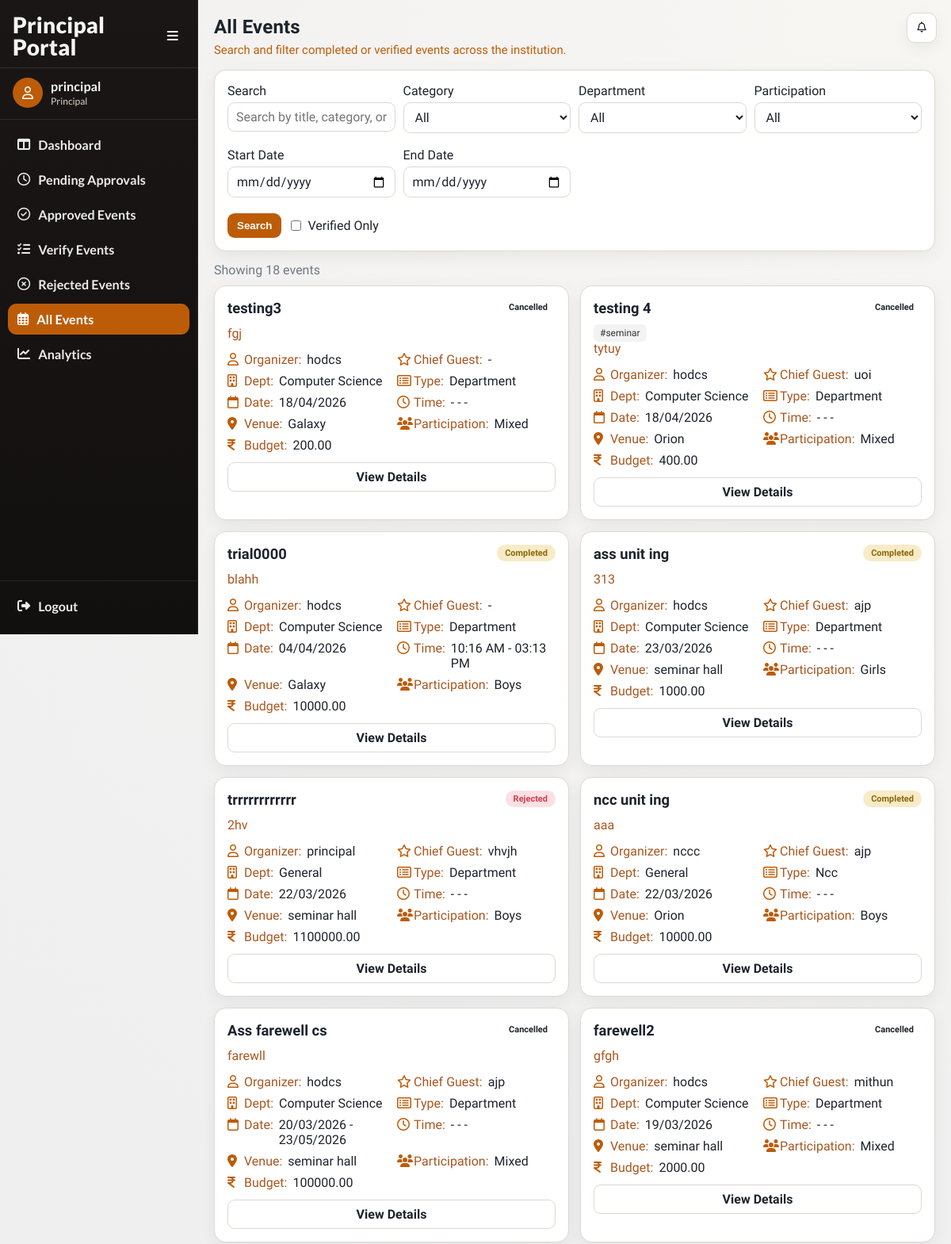
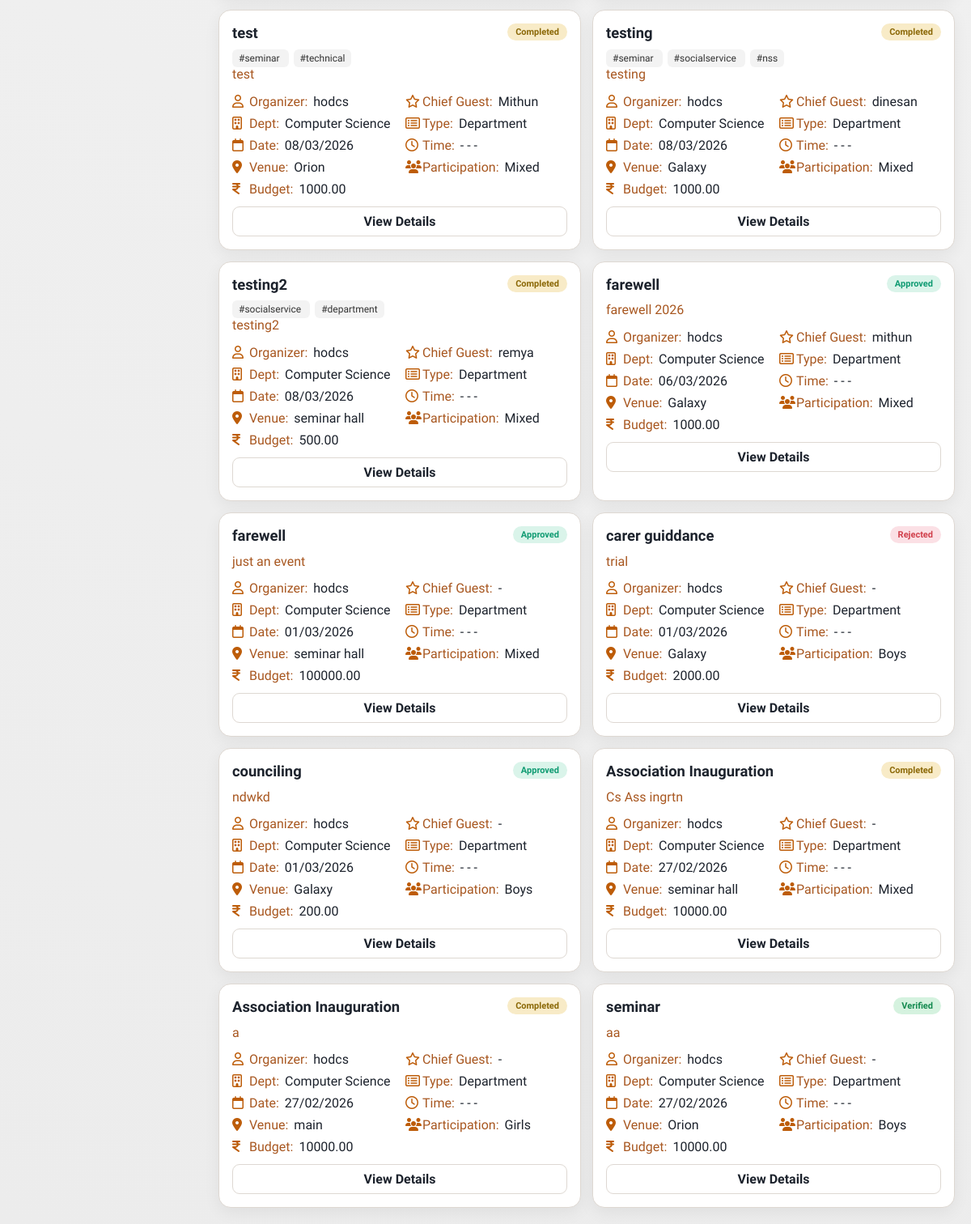
Page /events/principal/all/ (signed in) on the committed database (2 pictures, top to bottom).
### accounts/models.py (models this page shows, shortened)
class User(AbstractUser):
    ROLE_CHOICES = (
        ('faculty', 'Faculty'),
        ('principal', 'Principal'),
        ('admin', 'Admin'),
    )
    SUB_ROLE_CHOICES = (
        ('hod', 'HOD'),
        ('nss', 'NSS In-Charge'),
        ('ncc', 'NCC In-Charge'),
        ('union', 'Union In-Charge'),
        ('other', 'Other In-Charge'),
    )
    role = models.CharField(max_length=20, choices=ROLE_CHOICES)
    sub_role = models.CharField(
        max_length=20,
        choices=SUB_ROLE_CHOICES,
        blank=True,
        null=True
    )
    department = models.ForeignKey(
    'events.Department',
    on_delete=models.SET_NULL,
    null=True,
    blank=True
    )

### events/models.py (models this page shows, shortened)
class Event(models.Model):
    CATEGORY_CHOICES = (
        ('department', 'Department'),
        ('nss', 'NSS'),
        ('ncc', 'NCC'),
        ('union', 'Union'),
        ('other', 'Other'),
    )
    PARTICIPATION_CHOICES = (
        ('boys', 'Boys'),
        ('girls', 'Girls'),
        ('mixed', 'Mixed'),
    )
    STATUS_CHOICES = (
        ('pending', 'Pending Approval'),
        ('approved', 'Approved'),
        ('rejected', 'Rejected'),
        ('completed', 'Completed'),
        ('verified', 'Verified'),
        ('cancelled', 'Cancelled'),
    )
    title = models.CharField(max_length=200)
    category = models.CharField(max_length=20, choices=CATEGORY_CHOICES)
    created_by = models.ForeignKey(
        settings.AUTH_USER_MODEL,
        on_delete=models.CASCADE
    )
    department = models.ForeignKey(
    Department,
    on_delete=models.SET_NULL,
    null=True,
    blank=True
    )
    participation_type = models.CharField(
        max_length=20,
        choices=PARTICIPATION_CHOICES
    )
    chief_guest = models.CharField(max_length=200, blank=True, null=True)
    budget = models.DecimalField(max_digits=10, decimal_places=2)
    venue = models.ForeignKey(
    Venue,
    on_delete=models.PROTECT
    )
    start_date = models.DateField()
    end_date = models.DateField()
    start_time = models.TimeField(null=True, blank=True)
    end_time = models.TimeField(null=True, blank=True)
    description = models.TextField()
    tags = models.ManyToManyField(Tag, blank=True)
    status = models.CharField(
        max_length=20,
        choices=STATUS_CHOICES,
        default='pending'
    )
    principal_remark = models.TextField(blank=True, null=True)
    created_at = models.DateTimeField(auto_now_add=True)
    report_text = models.TextField(blank=True, null=True)
    attendance_file = models.FileField(
        upload_to='attendance/',
        blank=True,
        null=True
    )
    completed_at = models.DateTimeField(blank=True, null=True)

class Department(models.Model):
    name = models.CharField(max_length=100, unique=True)
    def __str__(self):
        return self.name

class Venue(models.Model):
    name = models.CharField(max_length=100, unique=True)
    def __str__(self):
        return self.name

class Tag(models.Model):
    name = models.CharField(max_length=50, unique=True)

### events/views.py (the view)
@login_required(login_url='/login/')
def view_all_events(request):
    if request.user.role != 'principal':
        return redirect('login')
    events = Event.objects.all(
    ).select_related('created_by', 'department', 'venue').order_by('-start_date')
    search = request.GET.get('search', '').strip()
    events = _apply_event_search(events, search)
    department = request.GET.get('department')
    if department:
        events = events.filter(department_id=department)
    category = request.GET.get('category')
    if category:
        events = events.filter(category=category)
    participation = request.GET.get('participation')
    if participation:
        events = events.filter(participation_type=participation)
    start_date = request.GET.get('start_date')
    end_date = request.GET.get('end_date')
    if start_date and end_date:
        events = events.filter(
            start_date__lte=end_date,
            end_date__gte=start_date
        )
    elif start_date:
        events = events.filter(end_date__gte=start_date)
    elif end_date:
        events = events.filter(start_date__lte=end_date)
    show_verified = request.GET.get('verified')
    if show_verified == "1":
        events = events.filter(status='verified')
        show_verified = True
    else:
        show_verified = False
    departments = Department.objects.all()
    context = {
        'events': events,
        'departments': departments,
        'show_verified': show_verified,
        'active_nav': 'principal-all',
    }
    if _is_ajax_request(request):
        return render(request, 'events/partials/view_all_events_list.html', context)
    return render(request, 'events/view_all_events.html', context)

### events/views.py (called while the page is built, shortened)
def _is_ajax_request(request):
    return (
        request.headers.get("x-requested-with") == "XMLHttpRequest"
        or request.GET.get("ajax") == "1"
    )

def _apply_event_search(queryset, query):
    if not query:
        return queryset

### events/templates/events/view_all_events.html (shortened to what this page needs)
{% extends "base.html" %}
{% load event_extras %}
{% block page_title %}All Events{% endblock %}
{% block page_subtitle %}Search and filter completed or verified events across the institution.{% endblock %}
{% block content %}
<section class="panel" style="margin-bottom:14px;">
    <form method="get" data-ajax-list="#allEventsList" data-ajax-delay="300">
        <div class="filters">
            <div>
                <label for="search">Search</label>
                <input type="text" id="search" name="search" value="{{ request.GET.search }}" placeholder="Search by title, category, or department">
            </div>
            <div>
                <label for="category">Category</label>
                <select id="category" name="category">
                    <option value="">All</option>
                </select>
            </div>
            <div>
                <label for="department">Department</label>
                <select id="department" name="department">
                    <option value="">All</option>
                </select>
            </div>
            <div>
                <label for="participation">Participation</label>
                <select id="participation" name="participation">
                    <option value="">All</option>
                </select>
            </div>
            <div>
                <label for="start_date">Start Date</label>
                <input id="start_date" type="date" name="start_date" value="{{ request.GET.start_date }}">
            </div>
            <div>
                <label for="end_date">End Date</label>
                <input id="end_date" type="date" name="end_date" value="{{ request.GET.end_date }}">
            </div>
        </div>
        <div style="display:flex;align-items:center;gap:12px;flex-wrap:wrap;">
            <button class="btn" type="submit">Search</button>
            <label style="display:flex;align-items:center;gap:8px;margin:0;">
                <input style="width:auto;margin:0;" type="checkbox" name="verified" value="1" {% if show_verified %}checked{% endif %}>
                Verified Only
            </label>
        </div>
    </form>
</section>
<div id="allEventsList">
    {% include "events/partials/view_all_events_list.html" %}
</div>
{% endblock %}

### accounts/templates/base.html (shortened to what this page needs)
<!DOCTYPE html>
<html lang="en">
<head>
    <link rel="stylesheet" href="https://cdnjs.cloudflare.com/ajax/libs/font-awesome/6.5.2/css/all.min.css">
</head>
<body class="{% if request.user.is_authenticated %}has-sidebar{% endif %}">
    <div class="app">
        {% if request.user.is_authenticated %}
            <aside class="sidebar">
                <div class="sidebar-head">
                    <div class="brand">
                        {% if request.user.role == "principal" %}
                            Principal Portal
                        {% elif request.user.role == "faculty" %}
                            Faculty Portal
                        {% else %}
                            Event Portal
                        {% endif %}
                    </div>
                    <button class="collapse-toggle" id="sidebarCollapseToggle" type="button">
                        <i class="fa-solid fa-bars"></i>
                    </button>
                </div>
                <div class="sidebar-user">
                    <div class="avatar"><i class="fa-regular fa-user"></i></div>
                    <div class="user-meta">
                        <div class="user-name">{{ request.user.get_full_name|default:request.user.username }}</div>
                        <div class="user-role">{{ request.user.get_role_display|default:"User" }}</div>
                    </div>
                </div>
                <ul class="nav-list">
                    {% if request.user.role == "principal" %}
                        <li><a class="nav-link " href="{% url 'principal_dashboard' %}" title="Dashboard"><i class="fa-solid fa-table-columns"></i><span class="nav-text">Dashboard</span></a></li>
                        <li><a class="nav-link " href="{% url 'principal_pending_events' %}" title="Pending Approvals"><i class="fa-regular fa-clock"></i><span class="nav-text">Pending Approvals</span></a></li>
                        <li><a class="nav-link " href="{% url 'principal_approved_events' %}" title="Approved Events"><i class="fa-regular fa-circle-check"></i><span class="nav-text">Approved Events</span></a></li>
                        <li><a class="nav-link " href="{% url 'principal_verify_list' %}" title="Verify Events"><i class="fa-solid fa-list-check"></i><span class="nav-text">Verify Events</span></a></li>
                        <li><a class="nav-link " href="{% url 'principal_rejected_events' %}" title="Rejected Events"><i class="fa-regular fa-circle-xmark"></i><span class="nav-text">Rejected Events</span></a></li>
                        <li><a class="nav-link {% if active_nav == 'principal-all' or request.resolver_match.url_name == 'view_all_events' %}active{% endif %}" href="{% url 'view_all_events' %}" title="All Events"><i class="fa-regular fa-calendar-days"></i><span class="nav-text">All Events</span></a></li>
                        <li><a class="nav-link " href="{% url 'analytics_dashboard' %}" title="Analytics"><i class="fa-solid fa-chart-line"></i><span class="nav-text">Analytics</span></a></li>
                    {% endif %}
                </ul>
                <div class="sidebar-foot">
                    <a class="nav-link" href="{% url 'logout' %}" title="Logout">
                        <i class="fa-solid fa-right-from-bracket"></i>
                        <span class="nav-text">Logout</span>
                    </a>
                </div>
            </aside>
            <div class="notif-fab" id="notifFab">
                <div style="position:relative;">
                    <button class="nav-icon-btn" id="notifToggle" type="button" aria-label="Notifications">
                        <i class="fa-regular fa-bell"></i>
                    </button>
                </div>
            </div>
        {% endif %}
        <main class="main">
            <header class="page-head">
                <h1 class="page-title">{% block page_title %}College Event System{% endblock %}</h1>
                <p class="page-subtitle">{% block page_subtitle %}{% endblock %}</p>
            </header>
            {% block content %}{% endblock %}
        </main>
    </div>
</body>
</html>

### events/templates/events/partials/view_all_events_list.html
<div class="muted" style="margin-bottom: 10px;">Showing {{ events|length }} event{{ events|pluralize }}</div>
<section class="event-grid">
    {% for e in events %}
        <article class="event-card">
            {% include "events/partials/event_detail_card_body.html" with event=e %}
            <div class="action-row">
                <a class="btn secondary" href="{% url 'event_detail' e.id %}">View Details</a>
            </div>
        </article>
    {% empty %}
        <article class="event-card">
            <p class="muted" style="margin:0;">No events found.</p>
        </article>
    {% endfor %}
</section>

### events/templates/events/partials/event_detail_card_body.html (shortened to what this page needs)
{% load event_extras %}
<div class="event-head">
    <h3 class="event-title">
        <a href="{% url 'event_detail' event.id %}">{{ event.title }}</a>
    </h3>
    <span class="chip {{ event.status }}">{{ event.status|title }}</span>
</div>
<div class="event-tags">
{% for tag in event.tags.all %}
<a href="?search=#{{ tag.name }}" class="tag">
#{{ tag.name }}
</a>
{% endfor %}
</div>
<p class="event-desc">{{ event.description|default:"No description provided."|truncatewords:22 }}</p>
<div class="meta-grid">
    <div class="meta-row"><i class="fa-regular fa-user"></i><span class="meta-label">Organizer:</span><span class="meta-value">{{ event.created_by.get_full_name|default:event.created_by.username }}</span></div>
    <div class="meta-row"><i class="fa-regular fa-star"></i><span class="meta-label">Chief Guest:</span><span class="meta-value">{{ event.chief_guest|default:"-" }}</span></div>
    <div class="meta-row"><i class="fa-regular fa-building"></i><span class="meta-label">Dept:</span><span class="meta-value">{{ event.department|default:"General" }}</span></div>
    <div class="meta-row"><i class="fa-regular fa-rectangle-list"></i><span class="meta-label">Type:</span><span class="meta-value">{{ event.category|title }}</span></div>
    <div class="meta-row"><i class="fa-regular fa-calendar"></i><span class="meta-label">Date:</span><span class="meta-value">{{ event.start_date|date:"d/m/Y" }}{% if event.end_date and event.end_date != event.start_date %} - {{ event.end_date|date:"d/m/Y" }}{% endif %}</span></div>
    <div class="meta-row"><i class="fa-regular fa-clock"></i><span class="meta-label">Time:</span><span class="meta-value">{% if event.start_time %}{{ event.start_time|time:"h:i A" }}{% else %}-{% endif %} - {% if event.end_time %}{{ event.end_time|time:"h:i A" }}{% else %}-{% endif %}</span></div>
    <div class="meta-row"><i class="fa-solid fa-location-dot"></i><span class="meta-label">Venue:</span><span class="meta-value">{{ event.venue }}</span></div>
    <div class="meta-row"><i class="fa-solid fa-users"></i><span class="meta-label">Participation:</span><span class="meta-value">{{ event.participation_type|title }}</span></div>
    <div class="meta-row"><i class="fa-solid fa-indian-rupee-sign"></i><span class="meta-label">Budget:</span><span class="meta-value">{{ event.budget }}</span></div>
</div>

### events/templates/events/partials/event_detail_card_body.html (style rules this page uses)
.tag { background:#f3f3f3; padding:4px 8px; margin-right:6px; border-radius:6px; font-size:12px; text-decoration:none; color:#333; }

### rows in the picture
User: user.get_full_name "principal", user.role "Principal"
Event: title "testing3", status "Cancelled", description "fgj", created_by.get_full_name "hodcs", chief_guest "-", department "Computer Science", category "Department", start_date "18/04/2026", venue "Galaxy", participation_type "Mixed", budget "200.00"
Event: title "testing 4", status "Cancelled", description "tytuy", created_by.get_full_name "hodcs", chief_guest "uoi", department "Computer Science", category "Department", start_date "18/04/2026", venue "Orion", participation_type "Mixed", budget "400.00"
Tag: name "seminar"
Event: title "trial0000", status "Completed", description "blahh", created_by.get_full_name "hodcs", chief_guest "-", department "Computer Science", category "Department", start_date "04/04/2026", start_time "10:16 AM", end_time "03:13 PM", venue "Galaxy", participation_type "Boys", budget "10000.00"
Event: title "ass unit ing", status "Completed", description "313", created_by.get_full_name "hodcs", chief_guest "ajp", department "Computer Science", category "Department", start_date "23/03/2026", venue "seminar hall", participation_type "Girls", budget "1000.00"
Event: title "trrrrrrrrrrrr", status "Rejected", description "2hv", created_by.get_full_name "principal", chief_guest "vhvjh", department "General", category "Department", start_date "22/03/2026", venue "seminar hall", participation_type "Boys", budget "1100000.00"
Event: title "ncc unit ing", status "Completed", description "aaa", created_by.get_full_name "nccc", chief_guest "ajp", department "General", category "Ncc", start_date "22/03/2026", venue "Orion", participation_type "Boys", budget "10000.00"
Event: title "Ass farewell cs", status "Cancelled", description "farewll", created_by.get_full_name "hodcs", chief_guest "ajp", department "Computer Science", category "Department", start_date "20/03/2026", end_date "23/05/2026", venue "seminar hall", participation_type "Mixed", budget "100000.00"
Event: title "farewell2", status "Cancelled", description "gfgh", created_by.get_full_name "hodcs", chief_guest "mithun", department "Computer Science", category "Department", start_date "19/03/2026", venue "seminar hall", participation_type "Mixed", budget "2000.00"
Event: title "test", status "Completed", description "test", created_by.get_full_name "hodcs", chief_guest "Mithun", department "Computer Science", category "Department", start_date "08/03/2026", venue "Orion", participation_type "Mixed", budget "1000.00"
Tag: name "technical"
Event: title "testing", status "Completed", description "testing", created_by.get_full_name "hodcs", chief_guest "dinesan", department "Computer Science", category "Department", start_date "08/03/2026", venue "Galaxy", participation_type "Mixed", budget "1000.00"
Tag: name "socialservice"
Tag: name "nss"
Event: title "testing2", status "Completed", description "testing2", created_by.get_full_name "hodcs", chief_guest "remya", department "Computer Science", category "Department", start_date "08/03/2026", venue "seminar hall", participation_type "Mixed", budget "500.00"
Tag: name "department"
Event: title "farewell", status "Approved", description "farewell 2026", created_by.get_full_name "hodcs", chief_guest "mithun", department "Computer Science", category "Department", start_date "06/03/2026", venue "Galaxy", participation_type "Mixed", budget "1000.00"
Event: title "farewell", status "Approved", description "just an event", created_by.get_full_name "hodcs", chief_guest "-", department "Computer Science", category "Department", start_date "01/03/2026", venue "seminar hall", participation_type "Mixed", budget "100000.00"
Event: title "carer guiddance", status "Rejected", description "trial", created_by.get_full_name "hodcs", chief_guest "-", department "Computer Science", category "Department", start_date "01/03/2026", venue "Galaxy", participation_type "Boys", budget "2000.00"
Event: title "counciling", status "Approved", description "ndwkd", created_by.get_full_name "hodcs", chief_guest "-", department "Computer Science", category "Department", start_date "01/03/2026", venue "Galaxy", participation_type "Boys", budget "200.00"
Event: title "Association Inauguration", status "Completed", description "Cs Ass ingrtn", created_by.get_full_name "hodcs", chief_guest "-", department "Computer Science", category "Department", start_date "27/02/2026", venue "seminar hall", participation_type "Mixed", budget "10000.00"
Event: title "Association Inauguration", status "Completed", description "a", created_by.get_full_name "hodcs", chief_guest "-", department "Computer Science", category "Department", start_date "27/02/2026", venue "main", participation_type "Girls", budget "10000.00"
Event: title "seminar", status "Verified", description "aa", created_by.get_full_name "hodcs", chief_guest "-", department "Computer Science", category "Department", start_date "27/02/2026", venue "Orion", participation_type "Boys", budget "10000.00"

### other values in the picture
{{ events|length }} "18"
